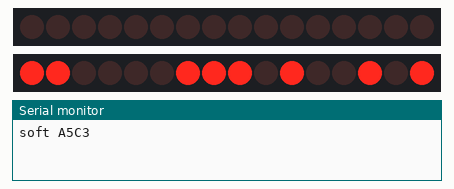
This sketch was run on a simulated Arduino Uno, built with avr-gcc and run on an emulated ATmega328P. Shown: 2 × 16 shift-register outputs drawn as a row of LEDs (first output left, lit = HIGH), the last lines printed to the serial monitor. Wiring (inferred from the names in the program): 2 × shift register (74HC595): latch pin 10. Wiring (inferred from the signals the program sends): row of LEDs: on Q0, Q1, Q2, Q3, Q4, Q5, Q6, Q7, Q8, Q9, Q10, Q11, Q12, Q13, Q14, Q15.

Above: at 0.1 s.
At 0.6 s:
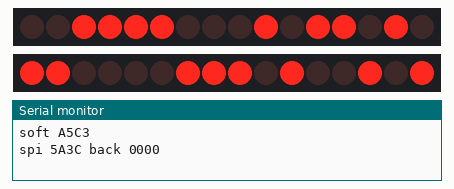
At 1.1 s:
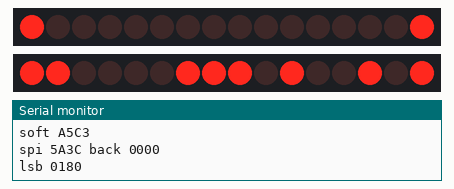
Timing chart, 0 to 2.6 s (numbered marks = the images above):
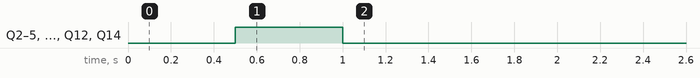

The sketch:

shift-chain.ino
```cpp
// shift-chain — tests assert: two 74HC595s chained (the first's Q7S into the second's DS) on the
// SPI pins — DS on 11 (MOSI), SHCP on 13 (SCK), both latches on 10, the second's Q7S back on 12
// (MISO). The first byte sent ends in the far 595. Bit-banged A5 C3 ("soft A5C3"); 500 ms later
// SPI 5A 3C, printing what came back on MISO ("spi 5A3C back A5C3"); 500 ms later LSB-first SPI
// 01 80 ("lsb 0180": far 80, near 01).

#include <SPI.h>

const int latchPin = 10;
const int dataPin = 11;
const int clockPin = 13;

void latch() {
  digitalWrite(latchPin, HIGH);
  digitalWrite(latchPin, LOW);
}

void printHex(uint8_t b) {
  if (b < 0x10) Serial.print('0');
  Serial.print(b, HEX);
}

void setup() {
  Serial.begin(115200);
  pinMode(latchPin, OUTPUT);
  pinMode(dataPin, OUTPUT);
  pinMode(clockPin, OUTPUT);

  shiftOut(dataPin, clockPin, MSBFIRST, 0xA5);
  shiftOut(dataPin, clockPin, MSBFIRST, 0xC3);
  latch();
  Serial.println("soft A5C3");
  delay(500);

  SPI.begin();
  SPI.beginTransaction(SPISettings(4000000, MSBFIRST, SPI_MODE0));
  uint8_t far = SPI.transfer(0x5A);
  uint8_t near = SPI.transfer(0x3C);
  SPI.endTransaction();
  latch();
  Serial.print("spi 5A3C back ");
  printHex(far);
  printHex(near);
  Serial.println();
  delay(500);

  SPI.beginTransaction(SPISettings(4000000, LSBFIRST, SPI_MODE0));
  SPI.transfer(0x01);
  SPI.transfer(0x80);
  SPI.endTransaction();
  latch();
  Serial.println("lsb 0180");
}

void loop() {}
```

Measured:
- by itself, Q2–5, Q9, Q11, Q12, Q14: HIGH → LOW at 1.0 s
